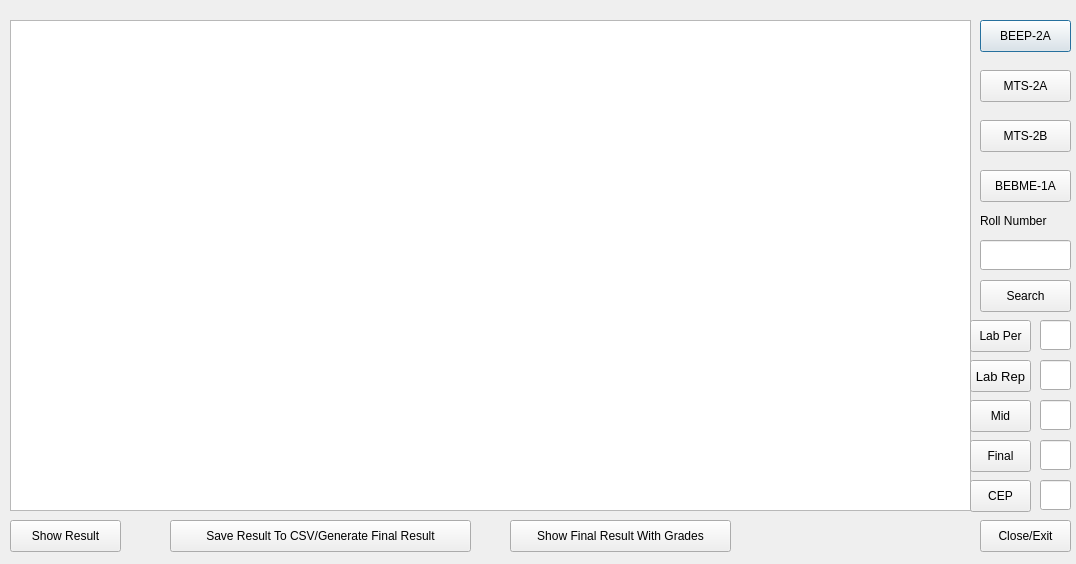
<?xml version="1.0" encoding="UTF-8"?>
<ui version="4.0">
 <class>Dialog</class>
 <widget class="QDialog" name="Dialog">
  <property name="geometry">
   <rect>
    <x>0</x>
    <y>0</y>
    <width>1076</width>
    <height>564</height>
   </rect>
  </property>
  <property name="windowTitle">
   <string>Dialog</string>
  </property>
  <widget class="QPushButton" name="pushButton_2">
   <property name="geometry">
    <rect>
     <x>980</x>
     <y>20</y>
     <width>91</width>
     <height>32</height>
    </rect>
   </property>
   <property name="text">
    <string>BEEP-2A</string>
   </property>
  </widget>
  <widget class="QPushButton" name="pushButton_3">
   <property name="geometry">
    <rect>
     <x>980</x>
     <y>70</y>
     <width>91</width>
     <height>32</height>
    </rect>
   </property>
   <property name="text">
    <string>MTS-2A</string>
   </property>
  </widget>
  <widget class="QPushButton" name="pushButton_4">
   <property name="geometry">
    <rect>
     <x>980</x>
     <y>120</y>
     <width>91</width>
     <height>32</height>
    </rect>
   </property>
   <property name="text">
    <string>MTS-2B</string>
   </property>
  </widget>
  <widget class="QPushButton" name="pushButton_5">
   <property name="geometry">
    <rect>
     <x>980</x>
     <y>170</y>
     <width>91</width>
     <height>32</height>
    </rect>
   </property>
   <property name="text">
    <string>BEBME-1A</string>
   </property>
  </widget>
  <widget class="QPushButton" name="pushButton">
   <property name="geometry">
    <rect>
     <x>10</x>
     <y>520</y>
     <width>111</width>
     <height>32</height>
    </rect>
   </property>
   <property name="text">
    <string>Show Result</string>
   </property>
  </widget>
  <widget class="QPushButton" name="pushButton_6">
   <property name="geometry">
    <rect>
     <x>980</x>
     <y>520</y>
     <width>91</width>
     <height>32</height>
    </rect>
   </property>
   <property name="text">
    <string>Close/Exit</string>
   </property>
  </widget>
  <widget class="QTableWidget" name="tableWidget">
   <property name="geometry">
    <rect>
     <x>10</x>
     <y>20</y>
     <width>961</width>
     <height>491</height>
    </rect>
   </property>
  </widget>
  <widget class="QPushButton" name="pushButton_7">
   <property name="geometry">
    <rect>
     <x>170</x>
     <y>520</y>
     <width>301</width>
     <height>32</height>
    </rect>
   </property>
   <property name="text">
    <string>Save Result To CSV/Generate Final Result</string>
   </property>
  </widget>
  <widget class="QPushButton" name="pushButton_8">
   <property name="geometry">
    <rect>
     <x>510</x>
     <y>520</y>
     <width>221</width>
     <height>32</height>
    </rect>
   </property>
   <property name="text">
    <string>Show Final Result With Grades</string>
   </property>
  </widget>
  <widget class="QLineEdit" name="RollNumberEdit">
   <property name="geometry">
    <rect>
     <x>980</x>
     <y>240</y>
     <width>91</width>
     <height>30</height>
    </rect>
   </property>
  </widget>
  <widget class="QPushButton" name="pushButton_9">
   <property name="geometry">
    <rect>
     <x>980</x>
     <y>280</y>
     <width>91</width>
     <height>32</height>
    </rect>
   </property>
   <property name="text">
    <string>Search</string>
   </property>
  </widget>
  <widget class="QLabel" name="label">
   <property name="geometry">
    <rect>
     <x>980</x>
     <y>210</y>
     <width>91</width>
     <height>22</height>
    </rect>
   </property>
   <property name="text">
    <string>Roll Number</string>
   </property>
  </widget>
  <widget class="QLineEdit" name="W1">
   <property name="geometry">
    <rect>
     <x>1040</x>
     <y>320</y>
     <width>31</width>
     <height>30</height>
    </rect>
   </property>
  </widget>
  <widget class="QLineEdit" name="W2">
   <property name="geometry">
    <rect>
     <x>1040</x>
     <y>360</y>
     <width>31</width>
     <height>30</height>
    </rect>
   </property>
  </widget>
  <widget class="QLineEdit" name="W3">
   <property name="geometry">
    <rect>
     <x>1040</x>
     <y>400</y>
     <width>31</width>
     <height>30</height>
    </rect>
   </property>
  </widget>
  <widget class="QLineEdit" name="W4">
   <property name="geometry">
    <rect>
     <x>1040</x>
     <y>440</y>
     <width>31</width>
     <height>30</height>
    </rect>
   </property>
  </widget>
  <widget class="QLineEdit" name="W5">
   <property name="geometry">
    <rect>
     <x>1040</x>
     <y>480</y>
     <width>31</width>
     <height>30</height>
    </rect>
   </property>
  </widget>
  <widget class="QPushButton" name="LabPr">
   <property name="geometry">
    <rect>
     <x>970</x>
     <y>320</y>
     <width>61</width>
     <height>32</height>
    </rect>
   </property>
   <property name="text">
    <string>Lab Per</string>
   </property>
  </widget>
  <widget class="QPushButton" name="LabRep">
   <property name="geometry">
    <rect>
     <x>970</x>
     <y>360</y>
     <width>61</width>
     <height>32</height>
    </rect>
   </property>
   <property name="font">
    <font>
     <pointsize>10</pointsize>
    </font>
   </property>
   <property name="text">
    <string>Lab Rep</string>
   </property>
  </widget>
  <widget class="QPushButton" name="MidTerm">
   <property name="geometry">
    <rect>
     <x>970</x>
     <y>400</y>
     <width>61</width>
     <height>32</height>
    </rect>
   </property>
   <property name="text">
    <string>Mid</string>
   </property>
  </widget>
  <widget class="QPushButton" name="FinalTerm">
   <property name="geometry">
    <rect>
     <x>970</x>
     <y>440</y>
     <width>61</width>
     <height>32</height>
    </rect>
   </property>
   <property name="text">
    <string>Final</string>
   </property>
  </widget>
  <widget class="QPushButton" name="CEP">
   <property name="geometry">
    <rect>
     <x>970</x>
     <y>480</y>
     <width>61</width>
     <height>32</height>
    </rect>
   </property>
   <property name="text">
    <string>CEP</string>
   </property>
  </widget>
 </widget>
 <resources/>
 <connections>
  <connection>
   <sender>Dialog</sender>
   <signal>accepted()</signal>
   <receiver>pushButton_6</receiver>
   <slot>close()</slot>
   <hints>
    <hint type="sourcelabel">
     <x>537</x>
     <y>281</y>
    </hint>
    <hint type="destinationlabel">
     <x>1025</x>
     <y>535</y>
    </hint>
   </hints>
  </connection>
 </connections>
</ui>
